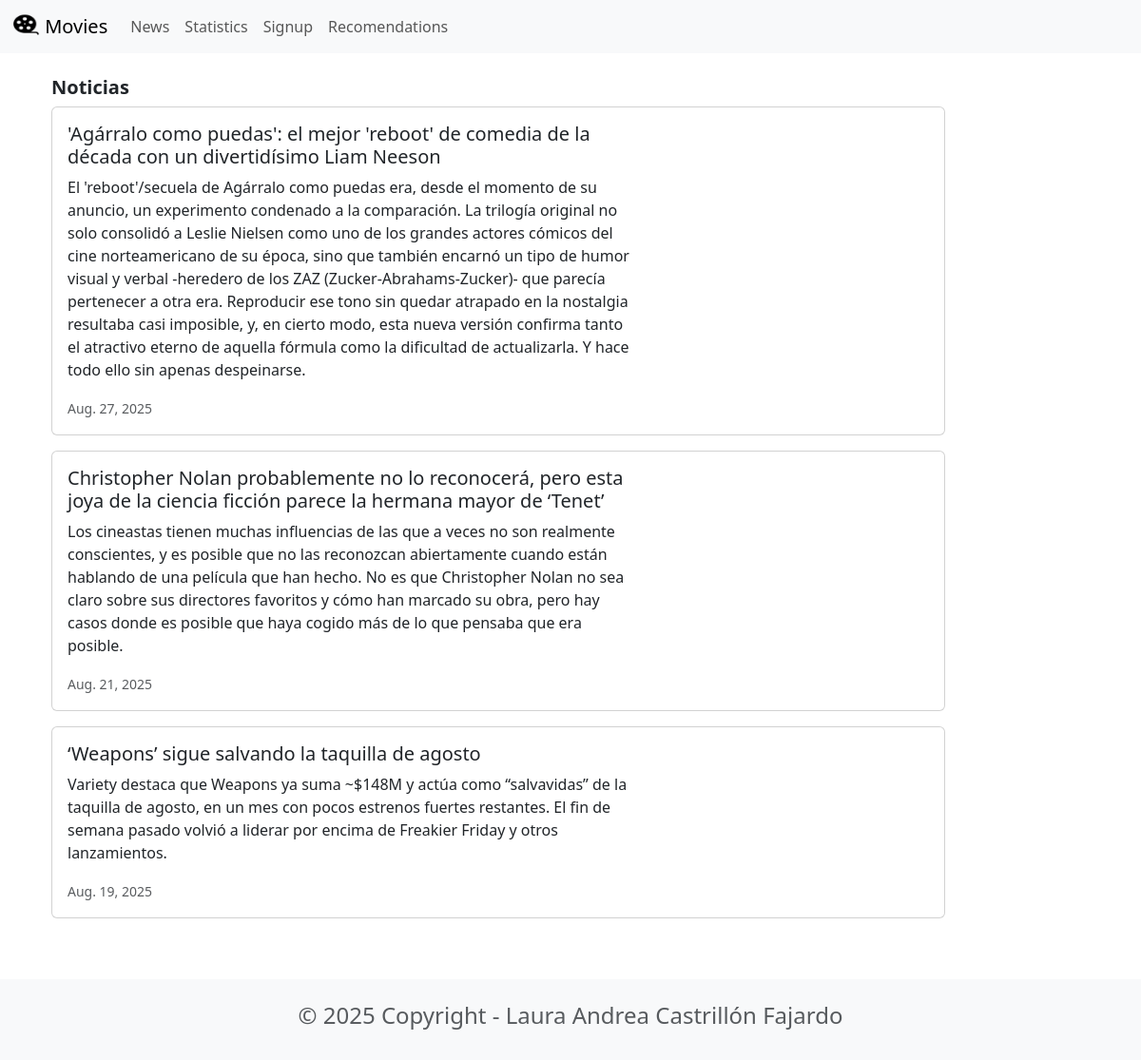
Page /news/ on the committed database.
### news/models.py (models this page shows, shortened)
class News(models.Model):
    headline = models.CharField(max_length=200)
    body = models.TextField()
    date = models.DateField()

### news/views.py (the view)
# urls.py: path('news/', include('news.urls'), name='news'),
def news(request):
    newss = News.objects.all().order_by('-date')
    return render(request, 'news.html', {'newss':newss})

### news/templates/news.html (shortened to what this page needs)
{% extends 'base.html' %}
{% block content %}
<head>
    <link href="https://cdn.jsdelivr.net/npm/bootstrap@5.3.7/dist/css/bootstrap.min.css" rel="stylesheet"
>
</head>
<div class="container">
    <h5><b>Noticias</b></h5>
    {% for news in newss %}
    <div class="card mb-3" style="max-width: 940px;">
        <div class="row g-0">
            <div class="col-md-8">
                <div class="card-body">
                    <h5 class="card-title">{{ news.headline }}</h5>
                    <p class="card-text" > {{ news.body }}</p>
                    <p class="card-text"><small class="text-muted"> {{ news.date }} </small></p>
                </div>
            </div>
        </div>
    </div>
    {% endfor %}
</div>
{% endblock %}

### rows in the picture
News: headline "'Agárralo como puedas': el mejor 'reboot' de comedia de la década con un divertidísimo Liam Neeson", body "El 'reboot'/secuela de Agárralo como puedas era, desde el momento de su anuncio, un experimento condenado a la comparación. La trilogía original no solo consolidó a Leslie Nielsen como uno de los grandes actores cómicos del cine norteamericano de su época, sino que también encarnó un tipo de humor visual y verbal -heredero de los ZAZ (Zucker-Abrahams-Zucker)- que parecía pertenecer a otra era. Reproducir ese tono sin quedar atrapado en la nostalgia resultaba casi imposible, y, en cierto modo, esta nueva versión confirma tanto el atractivo eterno de aquella fórmula como la dificultad de actualizarla. Y hace todo ello sin apenas despeinarse.", date "Aug. 27, 2025"
News: headline "Christopher Nolan probablemente no lo reconocerá, pero esta joya de la ciencia ficción parece la hermana mayor de ‘Tenet’", body "Los cineastas tienen muchas influencias de las que a veces no son realmente conscientes, y es posible que no las reconozcan abiertamente cuando están hablando de una película que han hecho. No es que Christopher Nolan no sea claro sobre sus directores favoritos y cómo han marcado su obra, pero hay casos donde es posible que haya cogido más de lo que pensaba que era posible.", date "Aug. 21, 2025"
News: headline "‘Weapons’ sigue salvando la taquilla de agosto", body "Variety destaca que Weapons ya suma ~$148M y actúa como “salvavidas” de la taquilla de agosto, en un mes con pocos estrenos fuertes restantes. El fin de semana pasado volvió a liderar por encima de Freakier Friday y otros lanzamientos.", date "Aug. 19, 2025"
